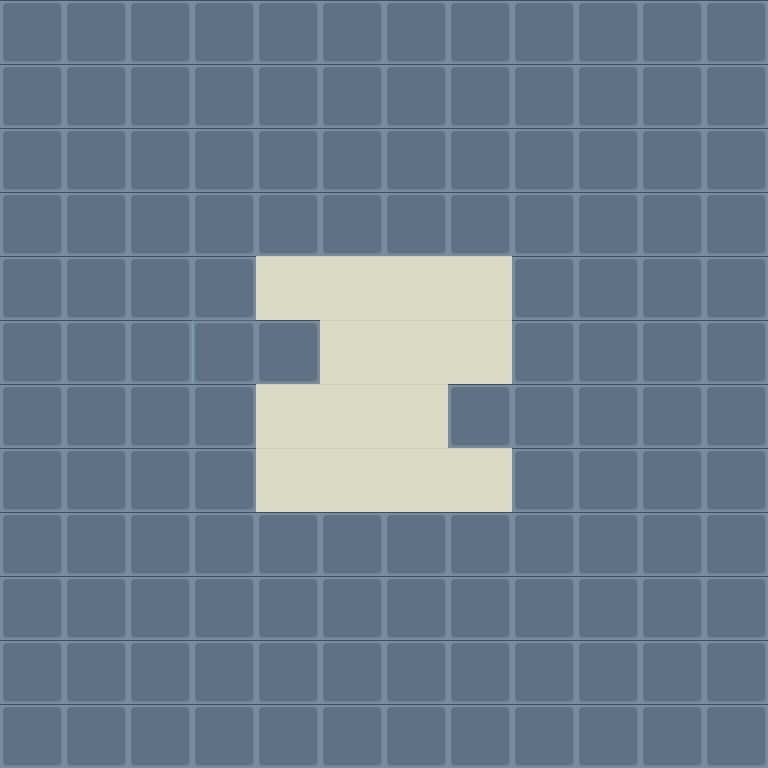

A level layout from a 2D game, rendered from its tile map. Below: a short description, then the map file with tile-grid data replaced by summaries:
An orthogonal 12x12 tile map with 64x64 px tiles, 2 tile layers (Tile Layer 1, Meta), 3 tilesets and 4 objects (2x BlueSpawn, 2x RedSpawn).

<map version="1.0" orientation="orthogonal" renderorder="right-down" width="12" height="12" tilewidth="64" tileheight="64" backgroundcolor="#ebe8e6">
 <properties>
  <property name="Stop" value="True" />
 </properties>
 <tileset firstgid="1" name="Tiles_V1" tilewidth="64" tileheight="64">
  <image source="../tiles_v1.png" width="128" height="320" />
 </tileset>
 <tileset firstgid="11" name="metaTiles_v1" tilewidth="64" tileheight="64">
  <image source="../metaTiles_v1.png" width="320" height="64" />
  <tile id="1">
   <properties>
    <property name="Free" value="True" />
    <property name="Stop" value="False" />
   </properties>
  </tile>
  <tile id="4">
   <properties>
    <property name="Stop" value="True" />
   </properties>
  </tile>
 </tileset>
 <tileset firstgid="16" name="Tiles_V2" tilewidth="64" tileheight="64">
  <image source="../tiles_v2.png" width="321" height="192" />
 </tileset>
 <objectgroup color="#ebe8e6" name="Objects">
  <object name="BlueSpawn" x="256" y="384" width="64" height="64" />
  <object name="BlueSpawn" x="320" y="448" width="64" height="64" />
  <object name="RedSpawn" x="256" y="448" width="64" height="64" />
  <object name="RedSpawn" x="320" y="384" width="64" height="64" />
 </objectgroup>
 <layer name="Tile Layer 1" width="12" height="12">
  <data>[144 cells, 130 non-empty, 1 distinct tile ids]</data>
 </layer>
 <layer name="Meta" width="12" height="12">
  <properties>
   <property name="Stop" value="True" />
  </properties>
  <data>[144 cells, 144 non-empty, 3 distinct tile ids]</data>
 </layer>
</map>